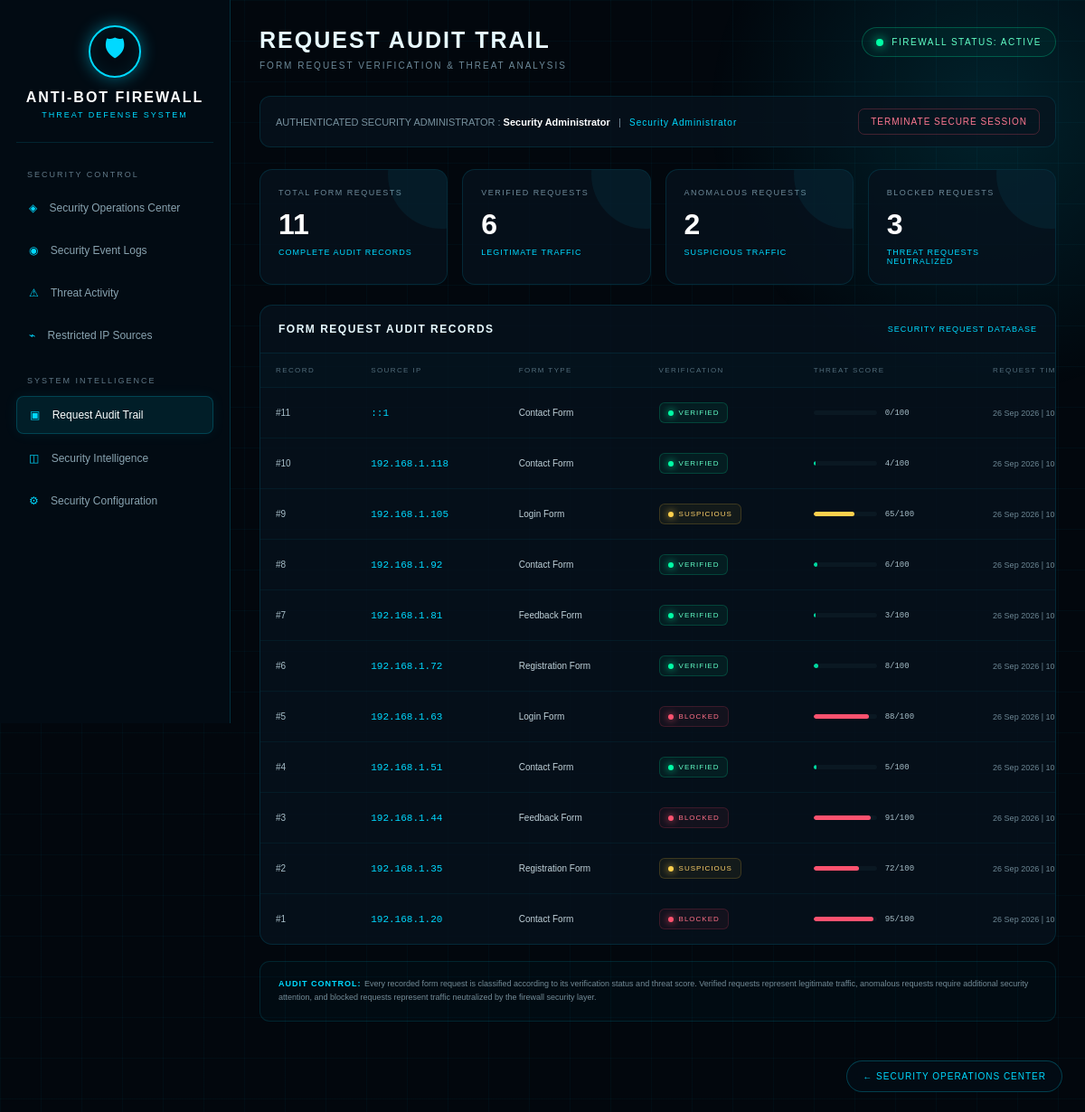
The app's page /request_audit.php (signed in) with its own data.
### tables this page shows
CREATE TABLE `submissions` (
  `id` int(11) NOT NULL,
  `ip_address` varchar(45) NOT NULL,
  `form_type` varchar(100) DEFAULT 'Web Form',
  `verification_status` enum('Verified','Suspicious','Blocked') DEFAULT 'Verified',
  `threat_score` int(11) DEFAULT 0,
  `created_at` timestamp NOT NULL DEFAULT current_timestamp()
);

### request_audit.php (the view, shortened to what this page needs)
<?php
$verified_count = 0;
$suspicious_count = 0;
$blocked_count = 0;
$total_requests = 0;
$result = mysqli_query(
    $conn,
    "SELECT COUNT(*) AS total
     FROM submissions
     WHERE verification_status = 'Verified'"
);
if ($result) {
    $row = mysqli_fetch_assoc($result);
    $verified_count = (int)$row["total"];
}
$result = mysqli_query(
    $conn,
    "SELECT COUNT(*) AS total
     FROM submissions
     WHERE verification_status = 'Suspicious'"
);
if ($result) {
    $row = mysqli_fetch_assoc($result);
    $suspicious_count = (int)$row["total"];
}
$result = mysqli_query(
    $conn,
    "SELECT COUNT(*) AS total
     FROM submissions
     WHERE verification_status = 'Blocked'"
);
if ($result) {
    $row = mysqli_fetch_assoc($result);
    $blocked_count = (int)$row["total"];
}
$result = mysqli_query(
    $conn,
    "SELECT COUNT(*) AS total
     FROM submissions"
);
if ($result) {
    $row = mysqli_fetch_assoc($result);
    $total_requests = (int)$row["total"];
}
$requests = mysqli_query(
    $conn,
    "SELECT
        id,
        ip_address,
        form_type,
        verification_status,
        threat_score,
        created_at
     FROM submissions
     ORDER BY id DESC"
);
$admin_name = $_SESSION["admin_name"] ?? "Security Administrator";
$admin_role = $_SESSION["admin_role"] ?? "Security Administrator";
?>
<!DOCTYPE html>
<html lang="en">
<head>
</head>
<body>
<aside class="sidebar">
    <div class="logo">
        <div class="logo-icon">
            🛡
        </div>
        <h2>
            ANTI-BOT FIREWALL
        </h2>
        <p>
            THREAT DEFENSE SYSTEM
        </p>
    </div>
    <div class="nav">
        <div class="nav-title">
            SECURITY CONTROL
        </div>
        <a href="dashboard.php">
            <span>◈</span>
            Security Operations Center
        </a>
        <a href="security_logs.php">
            <span>◉</span>
            Security Event Logs
        </a>
        <a href="#">
            <span>⚠</span>
            Threat Activity
        </a>
        <a href="blocked_ips.php">
            <span>⌁</span>
            Restricted IP Sources
        </a>
        <div
            class="nav-title"
            style="margin-top:25px;"
        >
            SYSTEM INTELLIGENCE
        </div>
        <a
            href="request_audit.php"
            class="active"
        >
            <span>▣</span>
            Request Audit Trail
        </a>
        <a href="#">
            <span>◫</span>
            Security Intelligence
        </a>
        <a href="security_settings.php">
            <span>⚙</span>
            Security Configuration
        </a>
    </div>
</aside>
<main class="main">
    <div class="header">
        <div>
            <h1>
                REQUEST AUDIT TRAIL
            </h1>
            <p>
                FORM REQUEST VERIFICATION & THREAT ANALYSIS
            </p>
        </div>
        <div class="status">
            <div class="status-dot"></div>
            FIREWALL STATUS: ACTIVE
        </div>
    </div>
    <div class="admin-bar">
        <div class="admin-info">
            AUTHENTICATED SECURITY ADMINISTRATOR :
            <strong>
                <?= htmlspecialchars($admin_name) ?>
            </strong>
            &nbsp; | &nbsp;
            <span class="role">
                <?= htmlspecialchars($admin_role) ?>
            </span>
        </div>
        <a
            href="logout.php"
            class="logout"
        >
            TERMINATE SECURE SESSION
        </a>
    </div>
    <div class="stats">
        <div class="stat-card">
            <div class="stat-label">
                TOTAL FORM REQUESTS
            </div>
            <div class="stat-number">
                <?= $total_requests ?>
            </div>
            <div class="stat-sub">
                COMPLETE AUDIT RECORDS
            </div>
        </div>
        <div class="stat-card">
            <div class="stat-label">
                VERIFIED REQUESTS
            </div>
            <div class="stat-number">
                <?= $verified_count ?>
            </div>
            <div class="stat-sub">
                LEGITIMATE TRAFFIC
            </div>
        </div>
        <div class="stat-card">
            <div class="stat-label">
                ANOMALOUS REQUESTS
            </div>
            <div class="stat-number">
                <?= $suspicious_count ?>
            </div>
            <div class="stat-sub">
                SUSPICIOUS TRAFFIC
            </div>
        </div>
        <div class="stat-card">
            <div class="stat-label">
                BLOCKED REQUESTS
            </div>
            <div class="stat-number">
                <?= $blocked_count ?>
            </div>
            <div class="stat-sub">
                THREAT REQUESTS NEUTRALIZED
            </div>
        </div>
    </div>
    <section class="panel">
        <div class="panel-header">
            <h2>
                FORM REQUEST AUDIT RECORDS
            </h2>
            <span>
                SECURITY REQUEST DATABASE
            </span>
        </div>
        <div class="table-wrap">
        <?php if ($requests && mysqli_num_rows($requests) > 0): ?>
            <table>
                <thead>
                    <tr>
                        <th>
                            RECORD
                        </th>
                        <th>
                            SOURCE IP
                        </th>
                        <th>
                            FORM TYPE
                        </th>
                        <th>
                            VERIFICATION
                        </th>
                        <th>
                            THREAT SCORE
                        </th>
                        <th>
                            REQUEST TIME
                        </th>
                    </tr>
                </thead>
                <tbody>
                <?php while ($request = mysqli_fetch_assoc($requests)): ?>
                    <?php
                    $status =
                        $request["verification_status"];
                    $status_class =
                        strtolower($status);
                    $score =
                        (int)$request["threat_score"];
                    if ($score >= 70) {
                        $score_class = "score-high";
                    } elseif ($score >= 40) {
                        $score_class = "score-medium";
                    } else {
                        $score_class = "score-low";
                    }
                    ?>
                    <tr>
                        <td>
                            #<?= (int)$request["id"] ?>
                        </td>
                        <td class="ip">
                            <?= htmlspecialchars(
                                $request["ip_address"]
                            ) ?>
                        </td>
                        <td class="form-type">
                            <?= htmlspecialchars(
                                $request["form_type"]
                            ) ?>
                        </td>
                        <td>
                            <span
                                class="badge <?= htmlspecialchars(
                                    $status_class
                                ) ?>"
                            >
                                <span
                                    class="status-dot-small"
                                ></span>
                                <?= htmlspecialchars(
                                    strtoupper($status)
                                ) ?>
                            </span>
                        </td>
                        <td>
                            <div class="score">
                                <div class="score-bar">
                                    <div
                                        class="score-fill <?= $score_class ?>"
                                        style="width:<?= min(
                                            100,
                                            max(0, $score)
                                        ) ?>%;"
                                    ></div>
                                </div>
                                <span class="score-number">
                                    <?= $score ?>/100
                                </span>
                            </div>
                        </td>
                        <td class="time">
                            <?= date(
                                "d M Y | H:i",
                                strtotime(
                                    $request["created_at"]
                                )
                            ) ?>
                        </td>
                    </tr>
                <?php endwhile; ?>
                </tbody>
            </table>
        <?php endif; ?>
        </div>
    </section>
    <div class="security-note">
        <strong>
            AUDIT CONTROL:
        </strong>
        Every recorded form request is classified according
        to its verification status and threat score. Verified
        requests represent legitimate traffic, anomalous
        requests require additional security attention, and
        blocked requests represent traffic neutralized by
        the firewall security layer.
    </div>
</main>
<a
    href="dashboard.php"
    class="back-btn"
>
    ← SECURITY OPERATIONS CENTER
</a>
</body>
</html>

### records on screen
submissions: id "11", ip_address "::1", form_type "Contact Form", verification_status "VERIFIED", threat_score "0", created_at "26 Sep 2026 |…"
submissions: id "10", ip_address "192.168.1.118", form_type "Contact Form", verification_status "VERIFIED", threat_score "4", created_at "26 Sep 2026 |…"
submissions: id "9", ip_address "192.168.1.105", form_type "Login Form", verification_status "SUSPICIOUS", threat_score "65", created_at "26 Sep 2026 |…"
submissions: id "8", ip_address "192.168.1.92", form_type "Contact Form", verification_status "VERIFIED", threat_score "6", created_at "26 Sep 2026 |…"
submissions: id "7", ip_address "192.168.1.81", form_type "Feedback Form", verification_status "VERIFIED", threat_score "3", created_at "26 Sep 2026 |…"
submissions: id "6", ip_address "192.168.1.72", form_type "Registration Form", verification_status "VERIFIED", threat_score "8", created_at "26 Sep 2026 |…"
submissions: id "5", ip_address "192.168.1.63", form_type "Login Form", verification_status "BLOCKED", threat_score "88", created_at "26 Sep 2026 |…"
submissions: id "4", ip_address "192.168.1.51", form_type "Contact Form", verification_status "VERIFIED", threat_score "5", created_at "26 Sep 2026 |…"
submissions: id "3", ip_address "192.168.1.44", form_type "Feedback Form", verification_status "BLOCKED", threat_score "91", created_at "26 Sep 2026 |…"
submissions: id "2", ip_address "192.168.1.35", form_type "Registration Form", verification_status "SUSPICIOUS", threat_score "72", created_at "26 Sep 2026 |…"
submissions: id "1", ip_address "192.168.1.20", form_type "Contact Form", verification_status "BLOCKED", threat_score "95", created_at "26 Sep 2026 |…"

### other values on screen
$admin_name "Security Administrator"
$admin_role "Security Administrator"
$total_requests "11"
$verified_count "6"
$suspicious_count "2"
$blocked_count "3"
